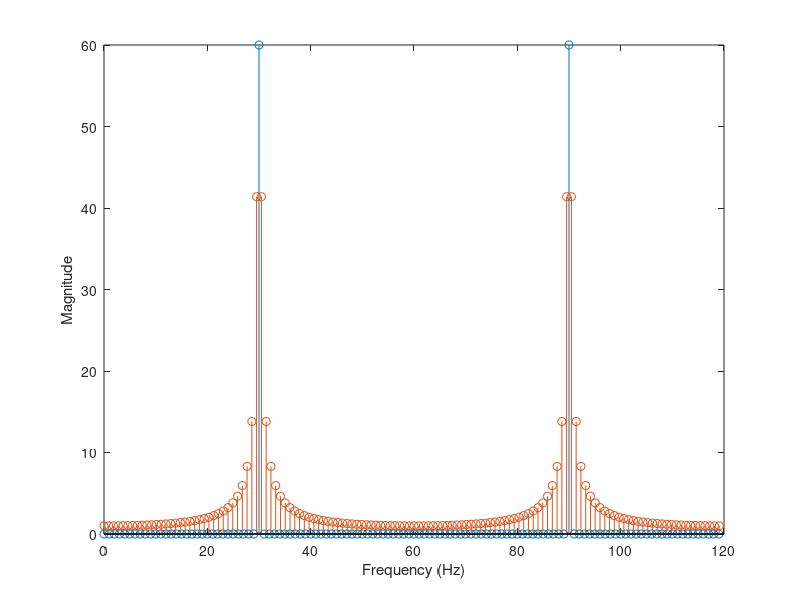

Here is the MATLAB script that generated this plot:
alpha = 1+  mod(109,3);
t = 0 : 1/120 : 2 - 1/120;
n = 15*alpha/120;
y =  sin(2*pi*15*alpha*t);
m = abs(fft(y, 120));

f = (0:length(m)-1)*120/length(m);

figure
stem(f, m);
xlabel('Frequency (Hz)');
ylabel('Magnitude');
hold on

m1 = abs(fft(y, 130));
f1 = (0:length(m1) -1)*120/length(m1);

stem(f1, m1);
xlabel('Frequency (Hz)');
ylabel('Magnitude');
%fprintf('N for matching the DFT: %d\n', N_match);
%no spectral leakage but for 130 points there is spectal leakage
%part c